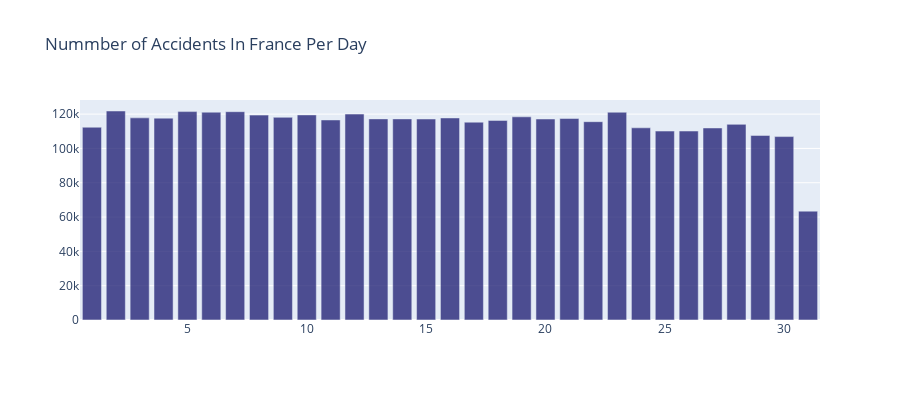

Here is the notebook cell this chart was saved with:
### Markdown cell above
Which Day-of-the-Month is most safe to drive ?

### Code cell
x1, y1 = create_stack_bar_data('jour', accidents)
trace1 = go.Bar(x=x1, y=y1, opacity=0.75, name="monthday", marker=dict(color='midnightblue'))
layout = dict(height=400, title='Nummber of Accidents In France Per Day', legend=dict(orientation="h") );

fig = go.Figure(data=[trace1], layout=layout)
iplot(fig, filename='stacked-bar')

### Figure 1 — Plotly figure (JSON) as saved in the notebook; plotly's stock layout.template omitted (floating-point values rounded to 4 significant figures)
{"data": [{"marker": {"color": "midnightblue"}, "name": "monthday", "opacity": 0.75, "type": "bar", "x": [1, 2, 3, 4, 5, 6, 7, 8, 9, 10, 11, 12, 13, 14, 15, 16, 17, 18, 19, 20, 21, 22, 23, 24, 25, 26, 27, 28, 29, 30, 31], "y": [112356, 121810, 117805, 117655, 121451, 121118, 121398, 119419, 118114, 119536, 116597, 120033, 117211, 117208, 117141, 117757, 115298, 116323, 118418, 117150, 117423, 115585, 121087, 112008, 110112, 110133, 111916, 114023, 107557, 106895, 63439]}], "layout": {"height": 400, "legend": {"orientation": "h"}, "title": {"text": "Nummber of Accidents In France Per Day"}}}
